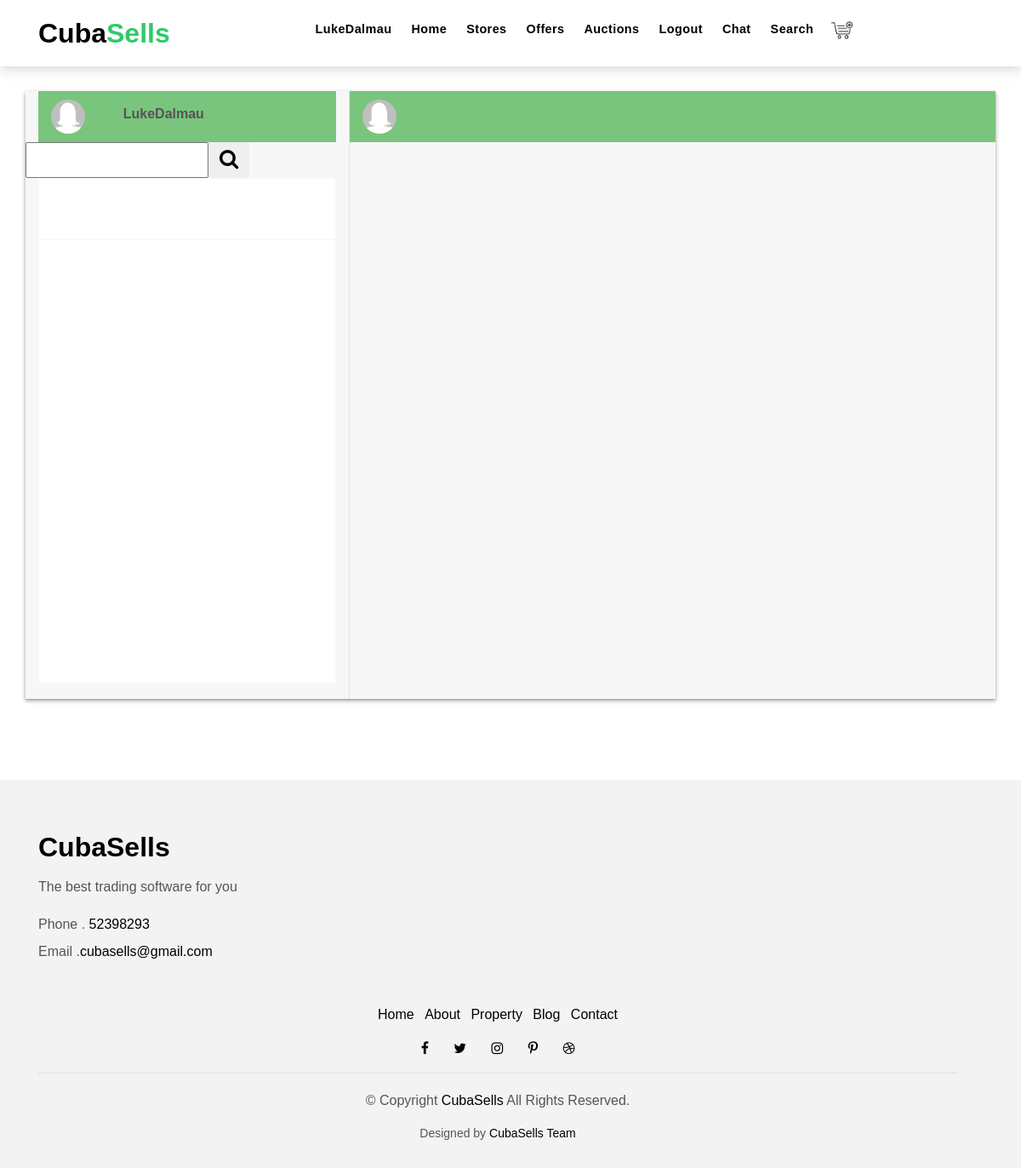
/chat/ (signed in), run on an earlier commit of the app's database.
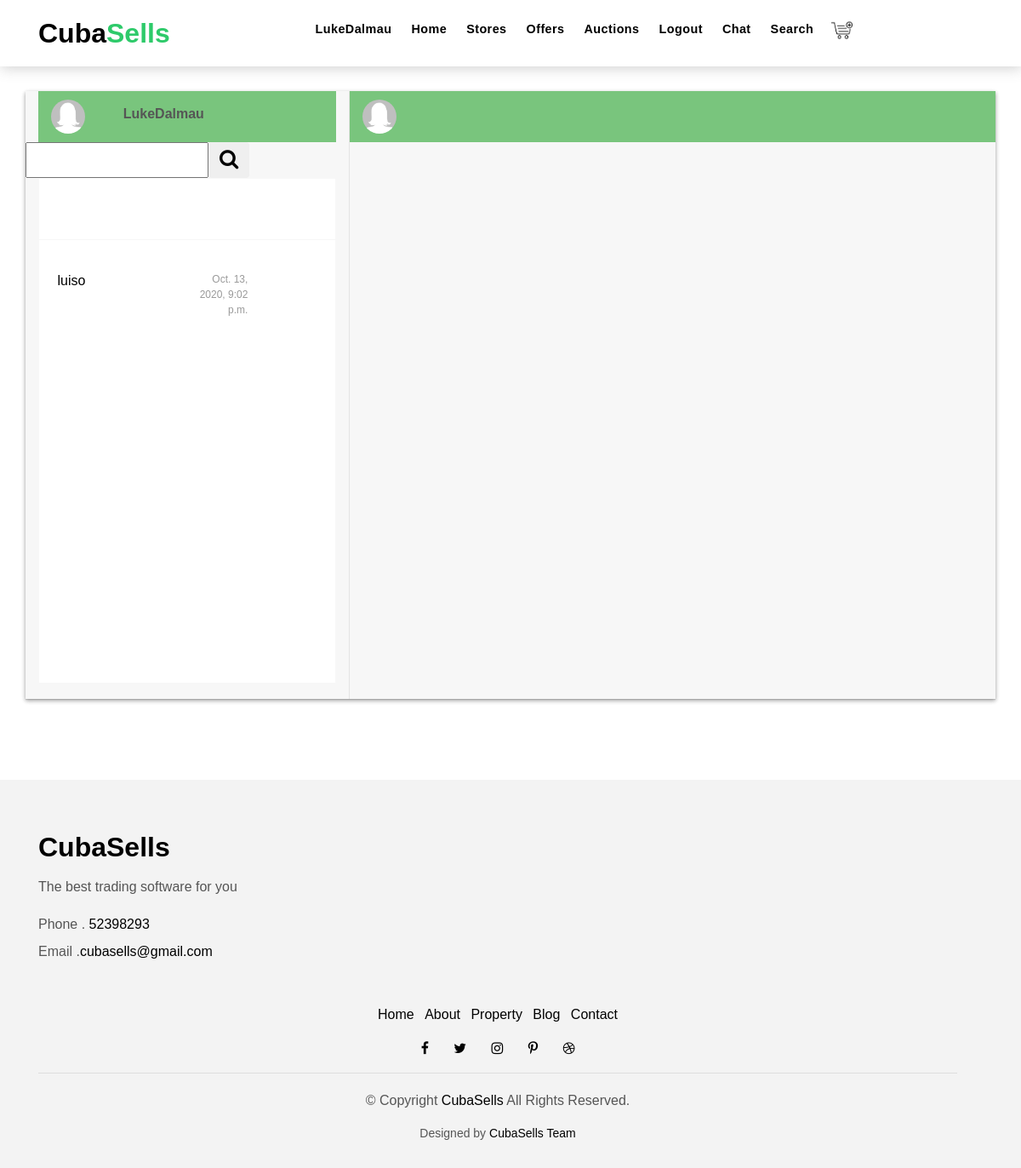
And on a later commit of the database.
### project/models.py (models this page shows, shortened)
class Chat(models.Model):
    sender_user = models.ForeignKey(MyUser, related_name='sender_table', on_delete=models.CASCADE)
    receiver_user = models.ForeignKey(MyUser,related_name='receiver_table', on_delete=models.CASCADE)
    date = models.DateTimeField(name='Date', auto_now=False, auto_now_add=True)
    message = models.CharField(name='Message', max_length=999)
    type_of_message = models.CharField(name='type',default='N',max_length=15,choices=[('N','Normal'),('I','Important'),('W','Warning')])

### project/chat/views.py (the view, shortened to what this page needs)
# urls.py: path('',ChatedUserListView.as_view(),name='chat_index'),
class ChatedUserListView(FilterOrderAuthenticateListView):
    model = Chat
    template_name = 'chat/index.html'
    permission = 'project.view_chat'
    form_order = ChatOrderForm
    form_filter = ChatFilter
    form_user_search = UserSearchForm
    form_send = ChatCreateForm
    def get_queryset(self):
        qs = super().get_queryset()
        message = get_last_chats(self.request.user.id)
        return message
    def get_context_data(self, **kwargs):
        context = super().get_context_data(**kwargs)
        context['user_searcher'] = self.form_user_search(self.request.POST)
        context["send_form"] = self.form_send(self.request.POST)
        if 'recv' in self.kwargs:
            context['chat_user'] = MyUser.objects.get(id=self.kwargs['recv'])
            context['user_conversation'] = get_users_chats(self.kwargs['recv'],self.request.user.id)
        return context

### project/chat/forms.py (shortened to what this page needs)
class ChatOrderForm(OrderForm):
    model = Chat
    exclude = [
        'sender_user',
        'receiver_user',
        'Date',
        'Message',
        'type',
        ]

class UserSearchForm(forms.Form):
    username = forms.CharField(required ="")

### project/custom/views.py (called while the page is built)
    def other_condition(self, request,*args, **kwargs):
        return True

    def get_ordering(self,data = None):
        if data:
            sort_by = [x for x in data if data[x]]
            sort_by = {x:data[f'{x}_decrease'] for x in sort_by if not x.endswith('_decrease') }
            self.ordering = [ (f"-{x}" if sort_by[x] else x) for x in sort_by]
        return self.ordering

    def get_context_data(self, object_list=None,**kwargs):
        context = super().get_context_data(object_list=object_list,**kwargs)
        try:
            context["order"] = kwargs['form']
            context["filter"] = kwargs['form2']
        except KeyError:
            pass
        return context

    def get_form(self,request,get=True):
        if get:
            return self.form_order(request.GET)
        return self.form_order(request.POST)

    def get_form_cleaned_data(self,form):
        form.full_clean()
        return form.cleaned_data

### templates/chat/index.html (shortened to what this page needs)
{% extends "base/base.html" %}
{% load static %}
{% block style %}
<link href="{% static 'css/style.css' %}" rel="stylesheet">
<link href="{% static 'css/chat_style.css' %}" rel="stylesheet">
{% endblock style %}
{%block body%}
<div class = "top">
<div class="container app">
    <div class="row app-one ">
        <div class="col-sm-4 si/chat/16/de">
            <div class="side-one">
                <div class="row heading">
                    <div class="col-sm-3 col-xs-3 heading-avatar">
                        <div class="heading-avatar-icon">
                            {% if user.myuser.Images.all %}
                            <img src="{% static user.myuser.Images.all.first.Image.url %}" alt="User image">
                            {% else %}
                            <img src="{% static 'img/desconocida.jpg' %}">
                            {% endif %}
                        </div>
                    </div>
                    <div class="col-sm-8 col-xs-7 heading-name">
                        <a class="heading-name-meta">{{user.username}}
                        </a>
                    </div>
                </div>
                            {% if user_searcher %}
                            <form action="{% url 'chat:chat_index' %}" method="post" class = "row" >
                                {% for field in user_searcher %}
                                  {{ field }}
                                {% endfor %}
                                <button type="submit" class="btn" name="user_searcher">
                                    <i class="fa fa-search fa-2x "></i>
                                </button>
                            </form>
                            {% endif %}
               <div class="row sideBar">
                    <div class="row sideBar-body ">
                        <div class="col-sm-9 col-xs-9 sideBar-main top-search">
                            {%for object in object_list%}
                            <br>
                            <div class="row">
                                <div class="col-sm-8 col-xs-8 sideBar-name">
                                    <span class="name-meta">
                                        {% ifequal user.username object.receiver_user.username  %}
                                        <a href="{% url 'chat:chat_list' object.sender_user.id %}">{{object.sender_user.username}}</a>
                                        {% else %}
                                        {% ifequal user.username object.sender_user.username %}
                                        <a href="{% url 'chat:chat_list' object.receiver_user.id %}">{{object.receiver_user.username}}</a>
                                        {% endifequal %}
                                        {% endifequal %}
                                    </span>
                                </div>
                                <div class="col-sm-4 col-xs-4 pull-right sideBar-time">
                                    <span class="time-meta pull-right">{{object.Date}}
                                    </span>
                                </div>
                            </div>
                            {% endfor %}
                        </div>
                    </div>
                </div>
            </div>
        </div>
        <div class="col-sm-8 conversation">
            <div class="row heading">
                <div class="col-sm-1 col-md-1 col-xs-3 heading-avatar">
                    <div class="heading-avatar-icon">
                        {% if chat_user.Images.all %}
                        <img src="{% static chat_user.Images.all.first.Image.url %}" alt="User image">
                        {% else %}
                        <img src="{% static 'img/desconocida.jpg' %}">
                        {% endif %}
                    </div>
                </div>
                <div class="col-sm-8 col-xs-7 heading-name">
                    <a class="heading-name-meta">{{chat_user.username}}
                    </a>
                </div>
            </div>
    </div>
    </div>
</div>
</div>
{%endblock body%}

What changed in the data, as far as the page shows it:
added Chat: sender_user.username "luiso", Date "Oct. 13, 2020, 9:02 p.m."
